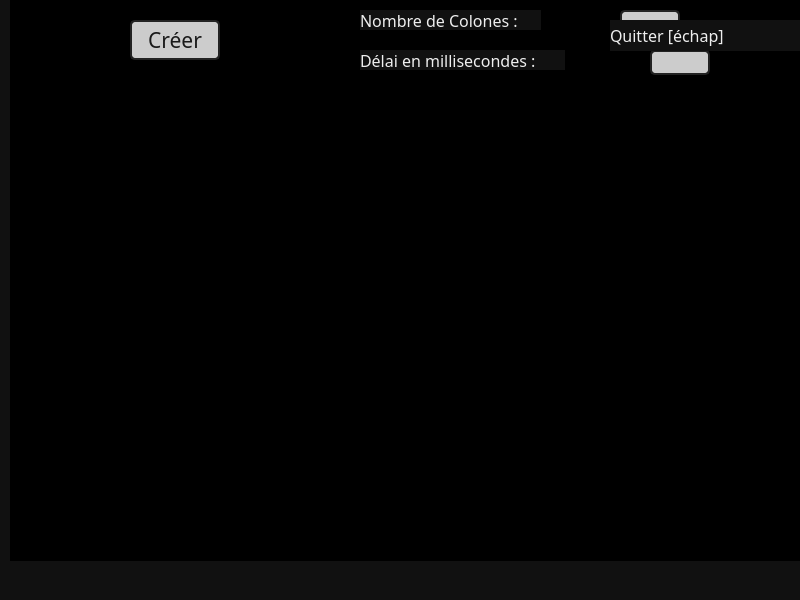
<?xml version="1.0" encoding="UTF-8"?>
<ui version="4.0">
 <class>MainWindow</class>
 <widget class="QMainWindow" name="MainWindow">
  <property name="geometry">
   <rect>
    <x>0</x>
    <y>0</y>
    <width>800</width>
    <height>600</height>
   </rect>
  </property>
  <property name="windowTitle">
   <string>MainWindow</string>
  </property>
  <property name="styleSheet">
   <string notr="true">background-color: #111111</string>
  </property>
  <widget class="QWidget" name="centralwidget">
   <widget class="QGraphicsView" name="mazeGraphicView">
    <property name="geometry">
     <rect>
      <x>10</x>
      <y>-10</y>
      <width>831</width>
      <height>571</height>
     </rect>
    </property>
    <property name="styleSheet">
     <string notr="true">background-color: #000000</string>
    </property>
   </widget>
   <widget class="QLineEdit" name="delayLineEdit">
    <property name="geometry">
     <rect>
      <x>650</x>
      <y>50</y>
      <width>60</width>
      <height>25</height>
     </rect>
    </property>
    <property name="font">
     <font>
      <family>Renogare</family>
      <pointsize>12</pointsize>
     </font>
    </property>
    <property name="styleSheet">
     <string notr="true">QLineEdit {
	background-color: #cccccc;
	color:  #1a1a1a;
	border-radius: 5px;
 	border: 2px solid #222222;
	padding: 0 0 2px
}

QLineEdit:hover {
	background-color: #eeeeee;
 	border: 2px solid #666666;
}
QLineEdit:focus {
	background-color: #eeeeee;
 	border: 2px solid #666666;}</string>
    </property>
    <property name="text">
     <string/>
    </property>
   </widget>
   <widget class="QLabel" name="delayLabel">
    <property name="geometry">
     <rect>
      <x>360</x>
      <y>50</y>
      <width>205</width>
      <height>20</height>
     </rect>
    </property>
    <property name="font">
     <font>
      <family>Renogare</family>
      <pointsize>12</pointsize>
     </font>
    </property>
    <property name="styleSheet">
     <string notr="true">	color: #eee;
</string>
    </property>
    <property name="text">
     <string>Délai en millisecondes :</string>
    </property>
   </widget>
   <widget class="QLineEdit" name="mazeRowsLineEdit">
    <property name="geometry">
     <rect>
      <x>620</x>
      <y>10</y>
      <width>60</width>
      <height>25</height>
     </rect>
    </property>
    <property name="font">
     <font>
      <family>Renogare</family>
      <pointsize>12</pointsize>
     </font>
    </property>
    <property name="styleSheet">
     <string notr="true">QLineEdit {
	background-color: #cccccc;
	color:  #1a1a1a;
	border-radius: 5px;
 	border: 2px solid #222222;
	padding: 0 0 2px
}

QLineEdit:hover {
	background-color: #eeeeee;
 	border: 2px solid #666666;
}
QLineEdit:focus {
	background-color: #eeeeee;
 	border: 2px solid #666666;}</string>
    </property>
    <property name="frame">
     <bool>true</bool>
    </property>
   </widget>
   <widget class="QPushButton" name="createButton">
    <property name="geometry">
     <rect>
      <x>130</x>
      <y>20</y>
      <width>90</width>
      <height>40</height>
     </rect>
    </property>
    <property name="sizePolicy">
     <sizepolicy hsizetype="Minimum" vsizetype="Fixed">
      <horstretch>0</horstretch>
      <verstretch>0</verstretch>
     </sizepolicy>
    </property>
    <property name="font">
     <font>
      <family>Renogare</family>
      <pointsize>16</pointsize>
     </font>
    </property>
    <property name="styleSheet">
     <string notr="true">QPushButton {
	background-color: #cccccc;
	color:  #1a1a1a;
	border-radius: 5px;
 	border: 2px solid #222222;
}

QPushButton:hover {
	background-color: #eeeeee;
 	border: 2px solid #666666;
}
</string>
    </property>
    <property name="text">
     <string>Créer</string>
    </property>
   </widget>
   <widget class="QLabel" name="mazeRowsLabel">
    <property name="geometry">
     <rect>
      <x>360</x>
      <y>10</y>
      <width>181</width>
      <height>20</height>
     </rect>
    </property>
    <property name="font">
     <font>
      <family>Renogare</family>
      <pointsize>12</pointsize>
     </font>
    </property>
    <property name="styleSheet">
     <string notr="true">	color: #eee;
</string>
    </property>
    <property name="text">
     <string>Nombre de Colones :</string>
    </property>
   </widget>
   <widget class="QLabel" name="leaveLabel">
    <property name="geometry">
     <rect>
      <x>610</x>
      <y>20</y>
      <width>191</width>
      <height>31</height>
     </rect>
    </property>
    <property name="font">
     <font>
      <family>Renogare</family>
      <pointsize>12</pointsize>
     </font>
    </property>
    <property name="styleSheet">
     <string notr="true">	color: #eee;
</string>
    </property>
    <property name="text">
     <string>Quitter [échap]</string>
    </property>
   </widget>
  </widget>
  <widget class="QMenuBar" name="menubar">
   <property name="geometry">
    <rect>
     <x>0</x>
     <y>0</y>
     <width>800</width>
     <height>25</height>
    </rect>
   </property>
  </widget>
  <widget class="QStatusBar" name="statusbar"/>
 </widget>
 <resources/>
 <connections/>
</ui>
